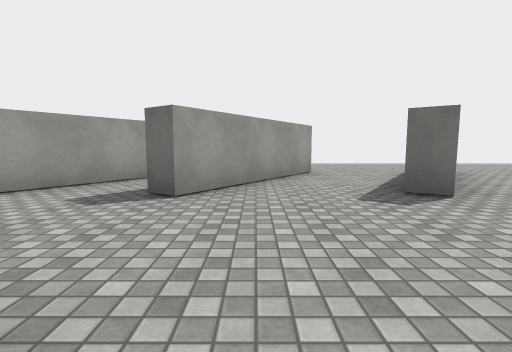
View 1 (above)

16 first-person views from a walk through a scene from a Unity 3-D project. The camera is 1.2 m above the floor, tilts 6° down and sees 85° across. The floor is counted in squares, 2 m on a side. Each view is taken from the middle of a square. On the plan, view 1 faces up. The plan holds only what a view shows up to about 9 squares ahead; the rest is blank. The place goes on beyond the plan. The player is left out. Surface patterns are stand-ins for the level's own textures.

View 2
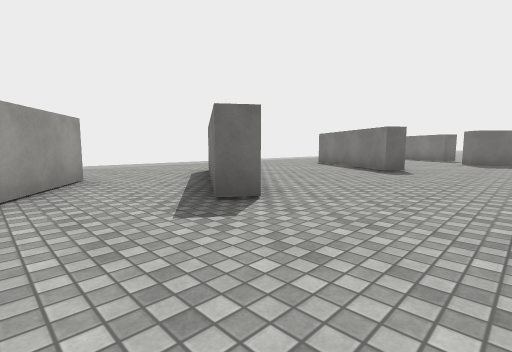

View 3
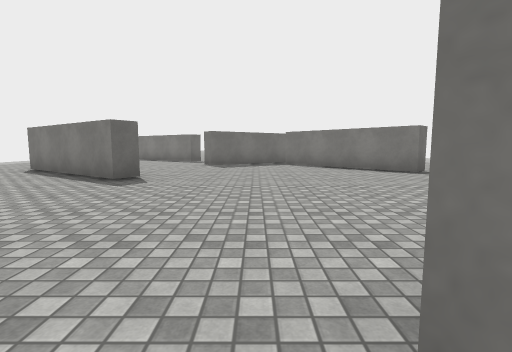

View 4
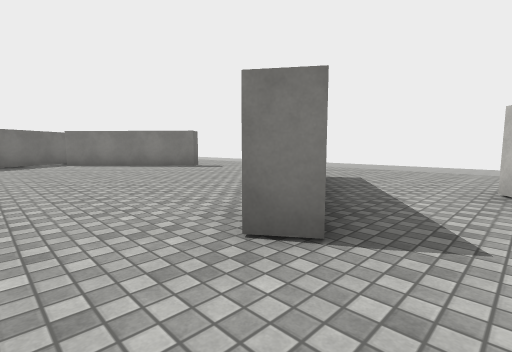

View 5
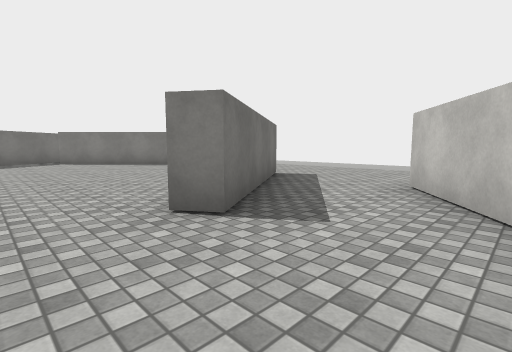

View 6
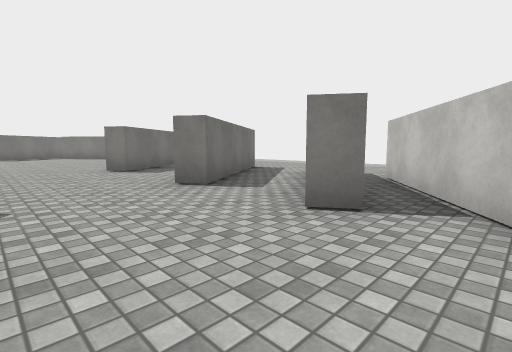

View 7
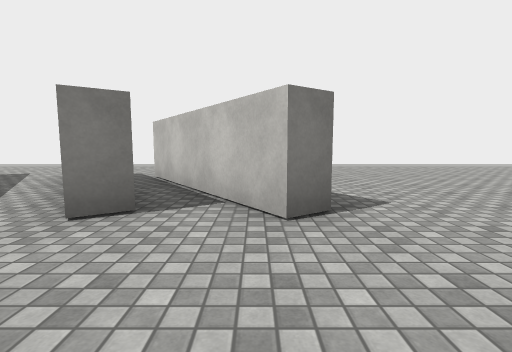

View 8
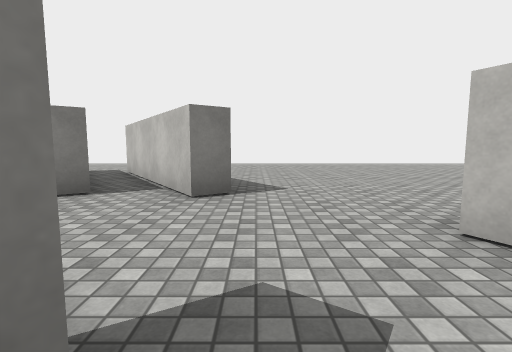

View 9
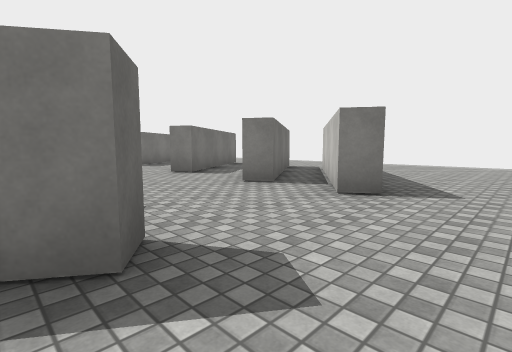

View 10
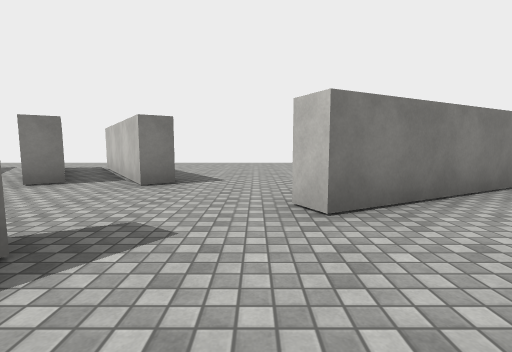

View 11
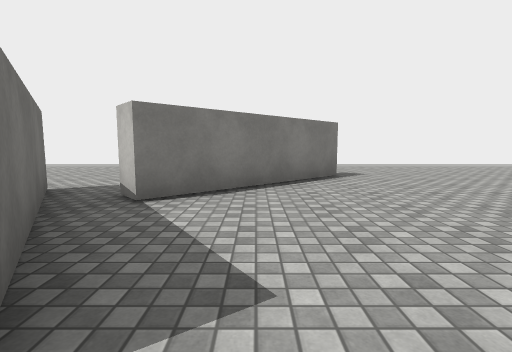

View 12
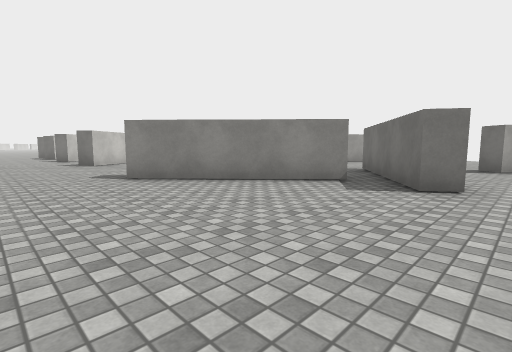

View 13
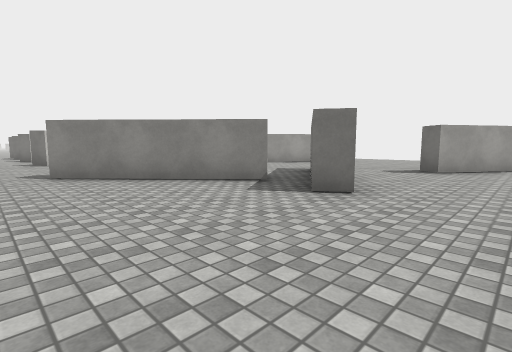

View 14
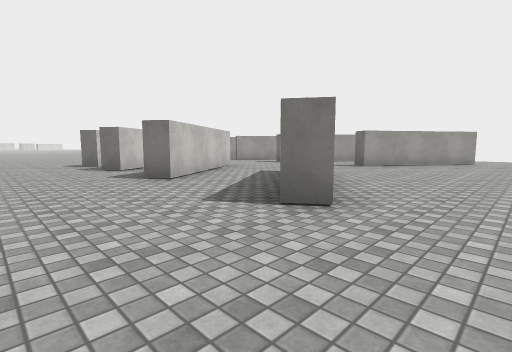

View 15
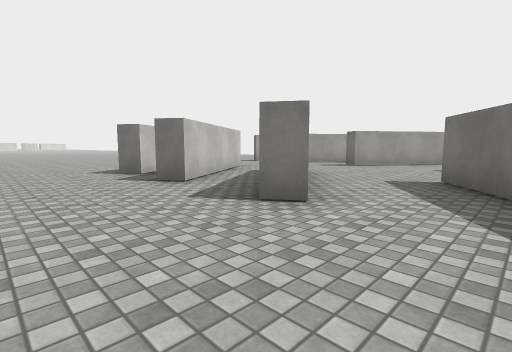

View 16
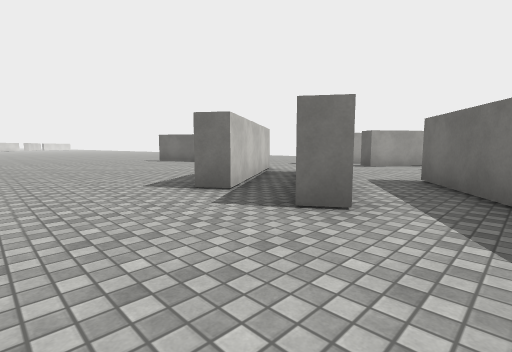

### Floor plan
Points are (right, up) in squares from view 1. A wall is a line through its corners. A room is listed if a view was taken in it or the views show most of it. See-through windows are left out.
Room 1 (views 1, 2, 3, 4, 5, 6, 7, 11, 12, 13, 14, 15, 16)
walls: (1.3, -2.5) (0.9, -2.8) (-1.4, 0.5) (-1, 0.8) (1.3, -2.5); (4.2, -1.9) (4.6, -2.5) (4.2, -2.8) (1.9, 0.5) (2.4, 0.8); (-1.2, -2.5) (-1.6, -2.8) (-3.9, 0.5) (-3.5, 0.8) (-1.2, -2.5); (0.2, 5) (-1, 3.3) (-1.5, 3.6); (7.5, 3.2) (7, 3.6) (7.9, 5); (-5.7, 0.5) (-5.3, 0.8) (-3, -2.5) (-3.5, -2.8); (-2.1, 5.3) (-3.4, 3.3) (-3.9, 3.6); (4.4, 6.2) (2.3, 3.3) (1.9, 3.6); (-5.2, 3.2) (-5.7, 3.6); (11.7, -0.4) (8.7, -3.1) (8.4, -2.7) (11.3, 0); (13.5, -0.6) (12.9, -0.9) (10.7, 2.4) (11.2, 2.7)
ways out: opening at (-6.5, 2.5) to room 2; opening at (1, 4) to room 2; opening at (8, 4) to room 2; opening at (14.5, 0) to room 2
Room 2 (views 8, 9, 10)
walls: (1.3, 6.6) (0.2, 5); (1.9, 3.6) (3.9, 6.4); (7.9, 5) (9.3, 6.9); (-5.7, 3.6) (-5.3, 4.1); (11.3, 0) (11.7, -0.4); (14.6, 4.9) (13.5, 3.3) (13, 3.6); (-10.5, 1.1) (-7.6, 2.6) (-7.3, 2.1)
ways out: opening at (-6.5, 2.5) to room 1; opening at (1, 4) to room 1; opening at (8, 4) to room 1; opening at (14.5, 0) to room 1

Positions as (right, up) in squares from view 1, and headings:
1: (0, 0), facing up
2: (0, 1), facing up-right
3: (2, 1), facing right
4: (1, 2), facing down-right
5: (0, 2), facing down-right
6: (-5, 3), facing down-right
7: (-5, 3), facing down
8: (-6, 4), facing down
9: (-7, 4), facing down-right
10: (-7, 5), facing down
11: (10, 3), facing down
12: (14, -5), facing up-left
13: (15, -4), facing up-left
14: (6, -5), facing up-left
15: (3, -5), facing up-left
16: (0, -5), facing up-left
